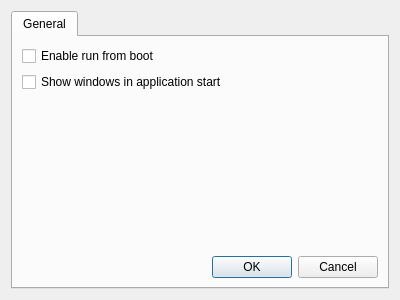
<?xml version="1.0" encoding="UTF-8"?>
<ui version="4.0">
 <class>CDlgOption</class>
 <widget class="QDialog" name="CDlgOption">
  <property name="geometry">
   <rect>
    <x>0</x>
    <y>0</y>
    <width>400</width>
    <height>300</height>
   </rect>
  </property>
  <property name="windowTitle">
   <string>Option</string>
  </property>
  <property name="windowIcon">
   <iconset resource="Resource/Resource.qrc">
    <normaloff>:/icon/Option</normaloff>:/icon/Option</iconset>
  </property>
  <layout class="QGridLayout" name="gridLayout">
   <item row="0" column="0">
    <widget class="QTabWidget" name="tabWidget">
     <property name="currentIndex">
      <number>0</number>
     </property>
     <widget class="QWidget" name="General">
      <attribute name="title">
       <string>General</string>
      </attribute>
      <layout class="QGridLayout" name="gridLayout_2">
       <item row="0" column="0">
        <widget class="QCheckBox" name="cbRunFromBoot">
         <property name="sizePolicy">
          <sizepolicy hsizetype="Preferred" vsizetype="Preferred">
           <horstretch>0</horstretch>
           <verstretch>0</verstretch>
          </sizepolicy>
         </property>
         <property name="text">
          <string>Enable run from boot</string>
         </property>
        </widget>
       </item>
       <item row="2" column="0">
        <spacer name="verticalSpacer">
         <property name="orientation">
          <enum>Qt::Vertical</enum>
         </property>
         <property name="sizeHint" stdset="0">
          <size>
           <width>20</width>
           <height>161</height>
          </size>
         </property>
        </spacer>
       </item>
       <item row="1" column="0">
        <widget class="QCheckBox" name="cbShowMainWindows">
         <property name="text">
          <string>Show windows in application start</string>
         </property>
        </widget>
       </item>
       <item row="3" column="0">
        <widget class="QDialogButtonBox" name="buttonBox">
         <property name="orientation">
          <enum>Qt::Horizontal</enum>
         </property>
         <property name="standardButtons">
          <set>QDialogButtonBox::Cancel|QDialogButtonBox::Ok</set>
         </property>
        </widget>
       </item>
      </layout>
     </widget>
    </widget>
   </item>
  </layout>
 </widget>
 <resources>
  <include location="Resource/Resource.qrc"/>
 </resources>
 <connections>
  <connection>
   <sender>buttonBox</sender>
   <signal>accepted()</signal>
   <receiver>CDlgOption</receiver>
   <slot>accept()</slot>
   <hints>
    <hint type="sourcelabel">
     <x>248</x>
     <y>254</y>
    </hint>
    <hint type="destinationlabel">
     <x>157</x>
     <y>274</y>
    </hint>
   </hints>
  </connection>
  <connection>
   <sender>buttonBox</sender>
   <signal>rejected()</signal>
   <receiver>CDlgOption</receiver>
   <slot>reject()</slot>
   <hints>
    <hint type="sourcelabel">
     <x>316</x>
     <y>260</y>
    </hint>
    <hint type="destinationlabel">
     <x>286</x>
     <y>274</y>
    </hint>
   </hints>
  </connection>
 </connections>
</ui>
